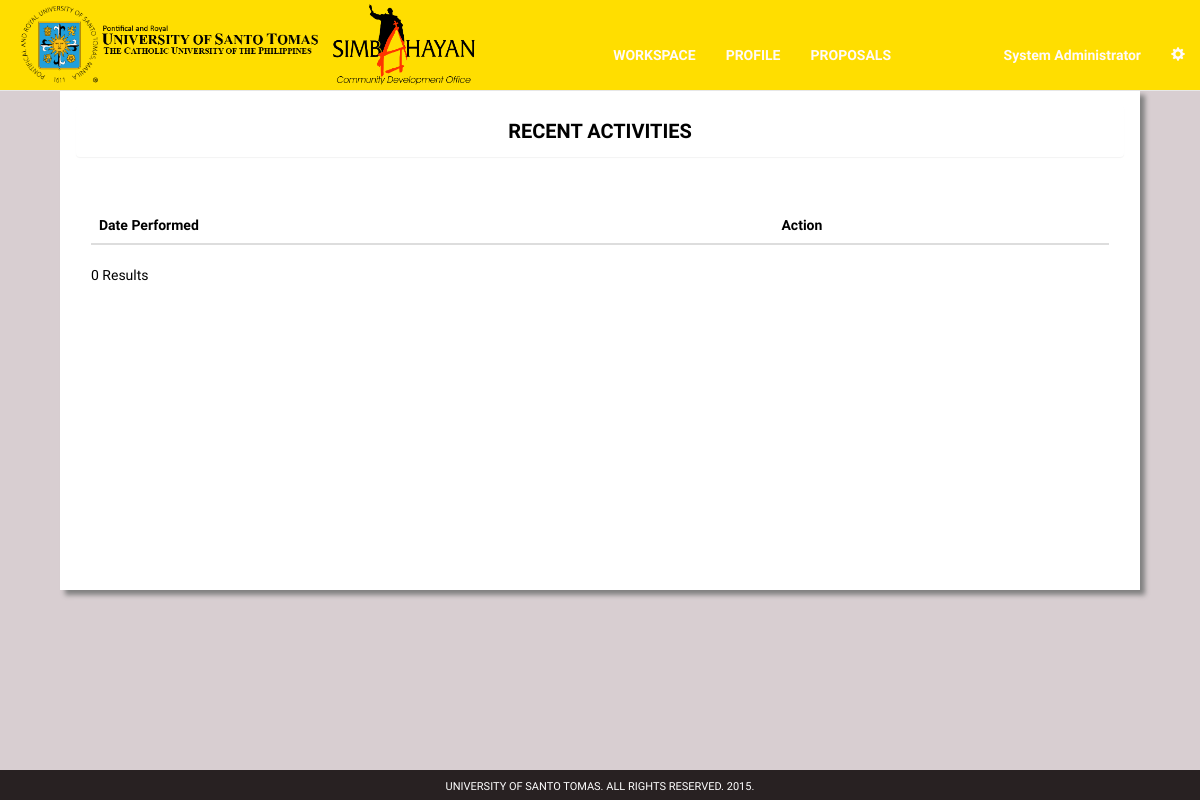
Page /org-log.php (signed in) on the earlier database version.
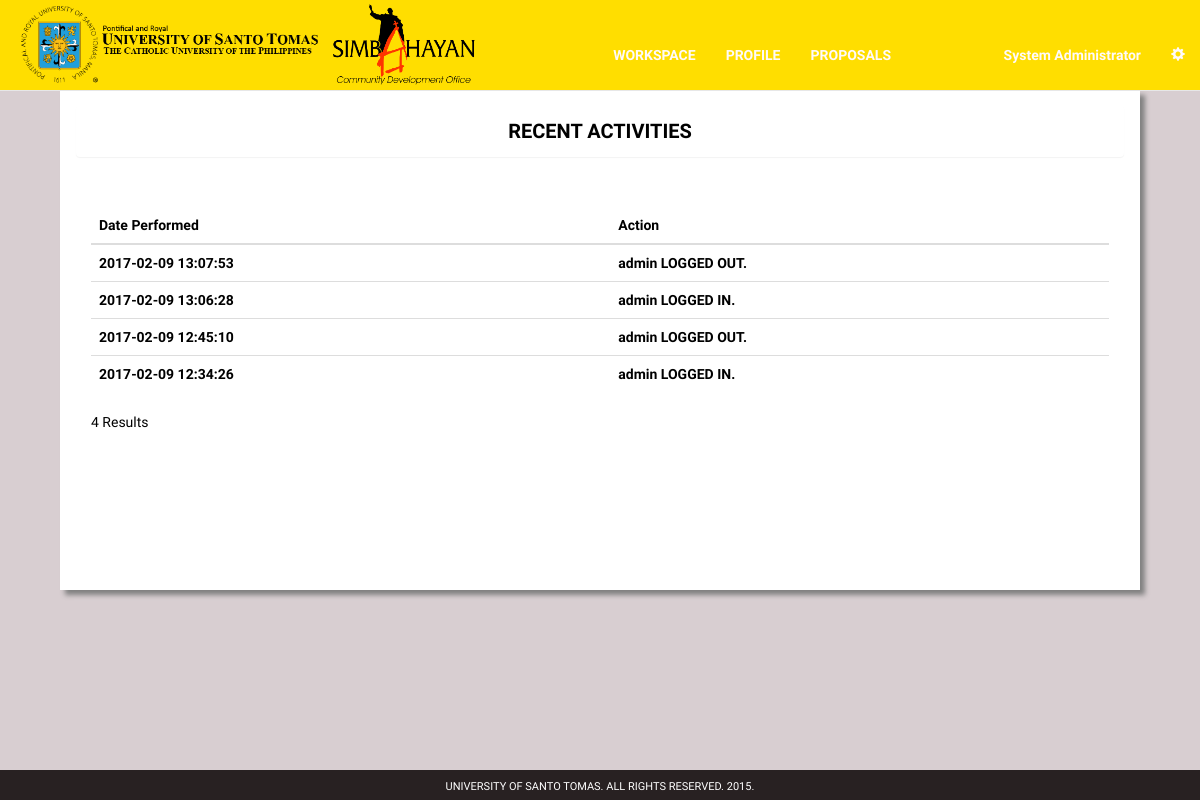
Same page on the later database version.
### tables this page shows
CREATE TABLE `audit_trail` (
  `audit_id` int(11) NOT NULL,
  `user_id` int(11) NOT NULL,
  `action` varchar(250) NOT NULL,
  `datetime` datetime NOT NULL
);

### org-log.php (the view, shortened to what this page needs)
<?php
include "mysql_connect.php";
?>
<!DOCTYPE html>
<html lang="en">
<head>
    <link href="css/bootstrap.min.css" rel="stylesheet">
</head>
	<body style = "background-color: #d8ced1; font-family: 'RobotoDraft'; height: 100%; color: #222; font-size: 14px; padding-top: 5%; padding-bottom: 5%;">
  <div class = "wrapper">
<nav class="navbar navbar-default navbar-fixed-top">
<div class="container-fluid">
<div class="navbar-header">
<a href="org.php"><img src= "images/ust_logo1.png" style = "height: 90px;"></a>
<a href="org.php"><img src= "images/simba_logo.png" style = "height: 90px;"></a>
</div>
<div class="collapse navbar-collapse" id="bs-example-navbar-collapse-1">
  <ul class="nav navbar-nav" style = "margin-left: 120px; margin-top: 30px;">
    <li class="active"><a href="org.php"><b>WORKSPACE</b><span class="sr-only">(current)</span></a></li>
    <li><a href="org-profile.php"><b>PROFILE</b></a></li>
    <li><a href="org-listproposal.php?page=1"><b>PROPOSALS</b></a></li>
  </ul>
  <ul class="nav navbar-nav navbar-right" style = "margin-top: 30px;">
    <li><a href="org-profile.php"><b><?php echo $_SESSION['name'];?></b></a></li>
    <li class="dropdown">
      <a href="#" class="dropdown-toggle" data-toggle="dropdown" role="button" aria-haspopup="true" aria-expanded="false"><span class="glyphicon glyphicon-cog" aria-hidden="true"></span></a>
    </li>
  </ul>
</div>
</div>
</nav>
    <div class = "container">
               <div class = "col-md-12" style = "div-align: center; margin-top: 30px;">
            <div class = "col-md-12">
                <div class = "panel panel-body" style = "width: 100%; border-radius: 0;height: 500px; color: #000; background-color: #fff; box-shadow: 5px 5px 5px grey;">
                  <div class = "panel panel-heading" style = "font-size: 20px; color: #000; font-weight: bold;"><center>RECENT ACTIVITIES</center></div>
                  <div class = "col-md-12" style = "margin-top: 30px; font-size: 14px; height: 350px; overflow-y: scroll;">
                  <table class = "table table-hover">
                      <thead>
                          <th>Date Performed</th>
                          <th>Action</th>
                      </thead>
                    <tbody>
                    <?php
                    $tableName="audit_trail";
$limit = 5;
$id = $_SESSION['user_id'];
$query = "SELECT * FROM $tableName WHERE user_id = $id";
$result = mysqli_query($link,$query);
$total_pages = mysqli_num_rows($result);
$page = mysql_escape_string($_GET['page']);
if($page){
$start = ($page - 1) * $limit;
}else{
$start = 0;
}
					$sql="SELECT * FROM audit_trail WHERE user_id = $id ORDER BY datetime DESC LIMIT $start, $limit ";
					$result = mysqli_query($link, $sql);
					while($row = mysqli_fetch_array($result)) {
					echo "<tr>";
					echo "<th>" . $row['datetime'] . "</th>";
					echo "<th>" . $row['action'] . "</th>";
					echo "</tr>";
					}
		?>
                  </tbody>
				  </table>
                            <?php
echo $total_pages.' Results';
?>
                  </div>
                </div>
                </div>
     </div>
</div>
<footer style = "position:fixed; bottom:0px; height:30px; width:100%; padding-top:9px; background-color:#282122; color: #fff; text-align: center; font-size: 11px;">UNIVERSITY OF SANTO TOMAS. ALL RIGHTS RESERVED. 2015.</footer>
</div>
</body>
	</html>

Differences in the rows shown:
added audit_trail: datetime "2017-02-09 13:07:53", action "admin LOGGED OUT."
added audit_trail: datetime "2017-02-09 13:06:28", action "admin LOGGED IN."
added audit_trail: datetime "2017-02-09 12:45:10", action "admin LOGGED OUT."
added audit_trail: datetime "2017-02-09 12:34:26", action "admin LOGGED IN."
Other differences:
$total_pages: "0" → "4"
